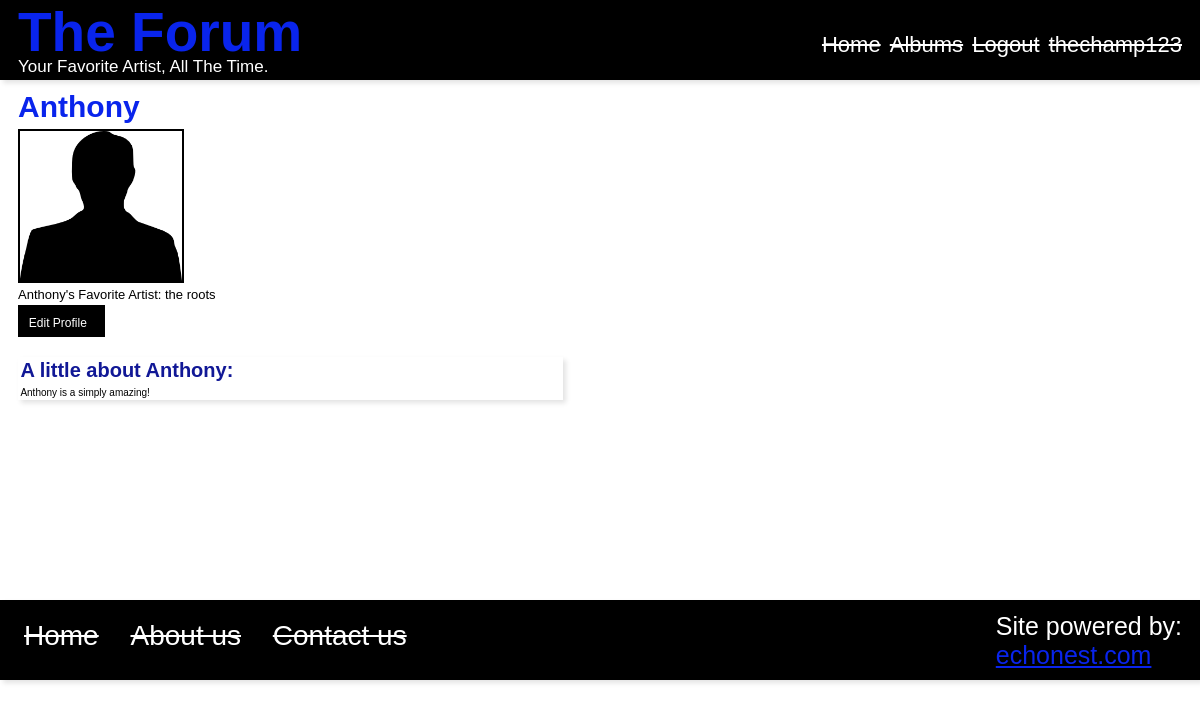
The page /moblie_app/views/profile.php (signed in) on the database as committed earlier.
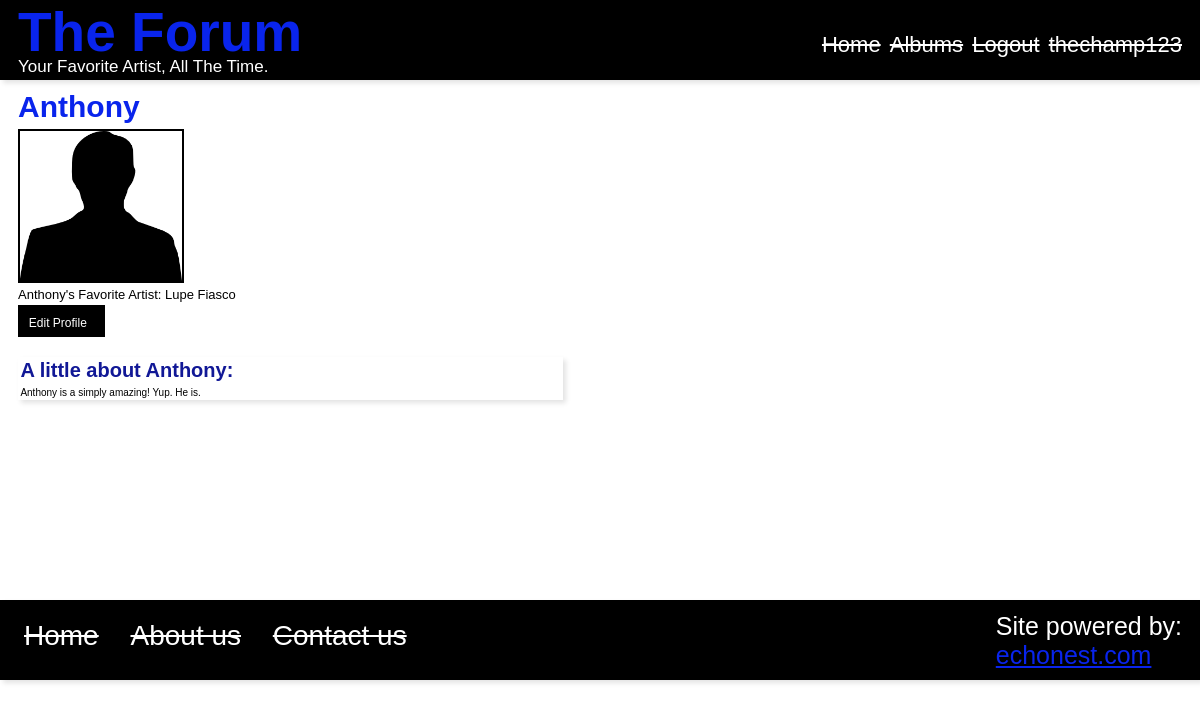
The same page on the database as committed later.
### tables this page shows
CREATE TABLE `userInfo` (
  `userID` int(100) NOT NULL AUTO_INCREMENT,
  `firstName` varchar(12) NOT NULL,
  `userName` varchar(50) NOT NULL,
  `userEmail` varchar(50) DEFAULT NULL,
  `userPass` varchar(50) NOT NULL,
  `favArtist` varchar(20) NOT NULL,
  `userBio` varchar(200) NOT NULL,
  PRIMARY KEY (`userID`)
);

### moblie_app/ForumModel.php (called while the page is built, shortened)
<?php
class ForumModel{
	private $db;
	public function __construct(){
		$this->db = mysql_connect("127.0.0.1", "root", "root");
	}
	public function obtainProfileInfo($session){
		$sql = "SELECT * FROM userInfo WHERE userName = '$session'";
		$dataQuery = mysql_query($sql, $this->db);
		$info = mysql_fetch_assoc($dataQuery);
		return $info;
	}
}
?>

### moblie_app/views/profile.php (the view, shortened to what this page needs)
<?php
	require_once("../ForumModel.php");
	$test = new ForumModel();
	$iew = $test->obtainProfileInfo($_SESSION['username']);
?>
<!DOCTYPE html>
	<html lang="en">
		<head>
			<link rel="stylesheet" href="../css/main.css">
			<link rel="stylesheet" href="../css/profile.css">
		</head>
		<body>
<header>
<nav id="home_nav">
	<h1 id="logo"><a href="loginHome.php">The Forum</a></h1>
	<p id="saying">Your Favorite Artist, All The Time.</p>
	<ul id="navItems">
		<li><a href="loginHome.php">Home</a></li>
				<li><a href="albums.php">Albums</a></li>
		<li><a href="logout.php">Logout</a></li>
		<li><a href="profile.php"><?php echo($_SESSION['username']);?></a></li>
	</ul>
</nav>
</header>
<section id="userInfo">
<h1 id="name"><?php  echo($iew['firstName']);?></h1>
	<img id="profilePic" src="../placeholderPic.png" width="#" height="#"/>
		<p id="favArt"><?php echo($iew['firstName']);?>'s Favorite Artist: <?php echo($iew['favArtist']);?></p>
		<p id="editLink"><a href="editProfile.php">Edit Profile</a></p>
</section>
<div id="userBio">
	<h2 id="bio">A little about <?php echo($iew['firstName']);?>:</h2>
	<p id="theBio"><?php echo($iew['userBio']);?></p>
</div>
<footer>
			<ul id="footer">
				<li><a href="loginHome.php">Home</a></li>
				<li><a href="#">About us</a></li>
				<li><a href="#">Contact us</a></li>
			</ul>
			<p id="echo">Site powered by:</br><a href="http://the.echonest.com">echonest.com</a></p>
		</footer>
	</body>
</html>

### moblie_app/css/main.css (style rules this page uses)
div,span,h1,h2,h3,h4,h5,h6,hgroup,p,a,section,article,body,li,ul,ol,nav,footer,form,input,label,header { margin: 0; padding: 0; border: none; }
body { font-size: 10px; font-family: Helvetica; margin: 0 auto; }
header { width: 100%; height: 80px; background-color: #000; color: #fff; margin-bottom: 10px; box-shadow: 3px 3px 5px #e3e3e3; }
#logo { font-size: 5.5em; margin-left: 1.5%; margin-bottom: 8px; }
#logo a:link { color: #0924ec; text-decoration: none; }
#saying { font-size: 1.7em; margin-left: 1.5%; margin-top: -15px; }
#navItems li { list-style: none; display: inline; margin-left: 3px; }
#navItems { font-size: 2.2em; float: right; margin-top: -45px; margin-right: 1.5%; }
#navItems li a:link { color: #fff; text-decoration: line-through; }
footer { width: 100%; height: 60px; background-color: #000; color: #fff; margin-top: 15px; padding-top: 20px; box-shadow: 3px 3px 5px #e3e3e3; clear: both; }
#echo { float: right; font-size: 2.5em; margin-right: 1.5%; margin-top: -40px; }
#echo a:link { color: #0924ec; }
#footer { font-size: 2.8em; }
#footer li { margin-left: 2%; display: inline; }
#footer li a:link { color: #fff; text-decoration: line-through; }

### moblie_app/css/profile.css (style rules this page uses)
#profilePic { width: 45%; height: 150px; position: relative; border: 2px solid #000; }
#userInfo { margin-left: 1.5%; width: 30%; }
#favArt { margin-top: 2px; margin-bottom: 3px; font-size: 1.3em; font-weight: 500; }
#name { font-size: 3em; font-weight: bold; margin-bottom: 5px; color: #0924ec; }
#editLink { background-color: #000; width: 65px; height: 10px; padding: 3%; }
#editLink a:link { color: #fff; text-decoration: none; font-size: 1.2em; }
#userBio { margin-top: 20px; margin-left: 1.5%; margin-bottom: 200px; width: 45%; height: auto; padding: .2%; box-shadow: 3px 3px 5px #e3e3e3; }
#bio { font-size: 2em; margin-bottom: 5px; color: #111896; }

Rows that differ between the two databases and show on the page:
changed userinfo "Anthony": favArtist "the roots" → "Lupe Fiasco"; userBio "Anthony is a simply amazing!" → "Anthony is a simply amazing! Yup. He is."
